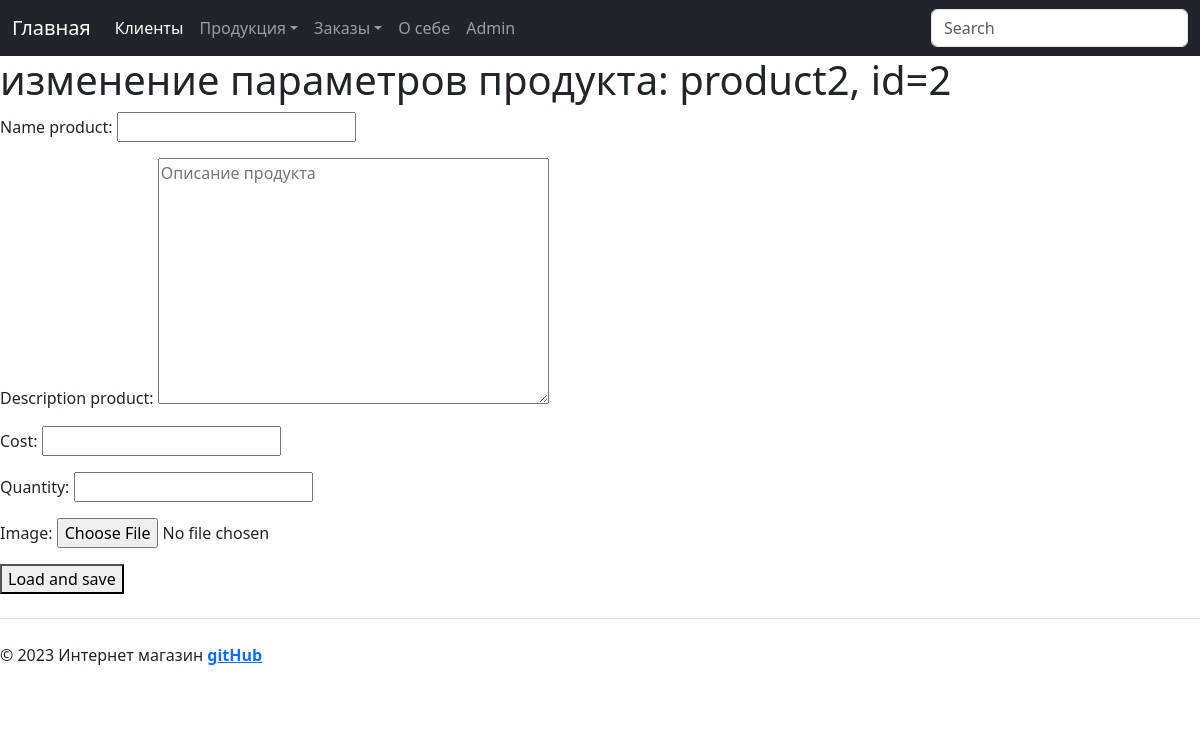
Page /shop/product_form/2 on the earlier database version.
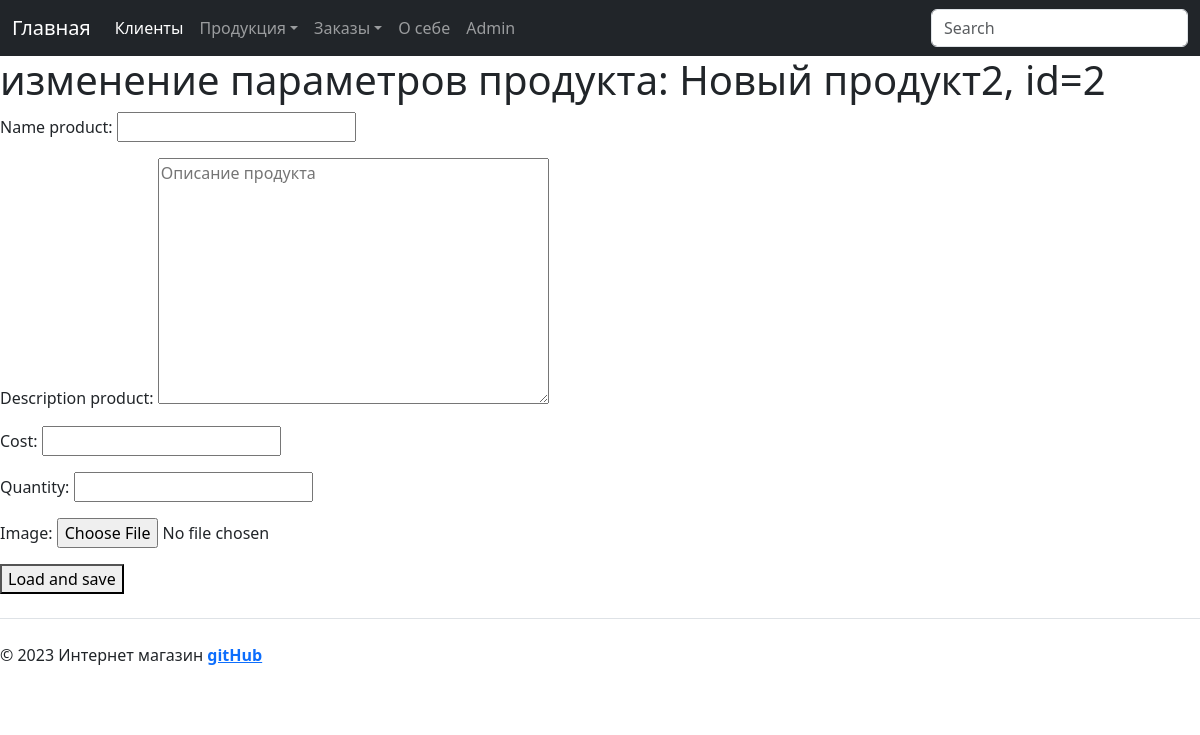
Same page on the later database version.
### shop_app/models.py (models this page shows, shortened)
class Product(models.Model):
    name_product = models.CharField(max_length=50)
    description_product = models.TextField()
    cost = models.DecimalField(max_digits=8, decimal_places=2)
    quantity = models.IntegerField()
    date_add_product = models.DateField(auto_now_add=True)
    image_product = models.ImageField(upload_to="images/")

### shop_app/views.py (the view)
# urls.py: path('shop/product_form/<int:id_product>', views.product_form, name='product_form'),        #форма дляизменения выбранного по id продукта (форма для выбора Id продукта  - стр 15)
def product_form(request, id_product: int):
    product = get_object_or_404(Product, pk=id_product)
    if request.method == "POST":
        form = ProductForm(request.POST, request.FILES)
        if form.is_valid():
            product.name_product = request.POST["name_product"]
            product.description_product = request.POST["description_product"]
            product.cost = request.POST["cost"]
            product.quantity = request.POST["quantity"]
            image = form.cleaned_data['image']
            if "image" in request.FILES:
                product.image_product = request.FILES["image"]  # запись Image в переменную БД
            product.save()
            logger.info(f"Product {product.name_product} is changed successfully")
            return redirect("product", id_product=product.id)
    else:
        form = ProductForm()
    context = {
        "form": form,
        "product": product,
    }
    return render(request, "shop_app/product_form.html", context=context)

### shop_app/forms.py
class ProductForm(forms.Form):
    name_product = forms.CharField(max_length=100)
    description_product = forms.CharField(widget=forms.Textarea(attrs={"placeholder": "Описание продукта"}))
    cost = forms.DecimalField(max_digits=8, decimal_places=2)
    quantity = forms.IntegerField()
    image = forms.ImageField(widget=forms.FileInput(attrs={"placeholder": "Изображение продукта"}))

### shop_app/templates/shop_app/product_form.html (shortened to what this page needs)
{% extends 'shop_app/base.html' %}
{% block content %}
<h1>изменение параметров продукта: {{product.name_product}}, id={{product.id}}</h1>
    <form action="" method="post" enctype="multipart/form-data">
        {{ form.as_p }}
        <button type="submit">Load and save</button>
    </form>
{% endblock %}

Differences in the rows shown:
changed Product id 2: name_product "product2" → "Новый продукт2"
